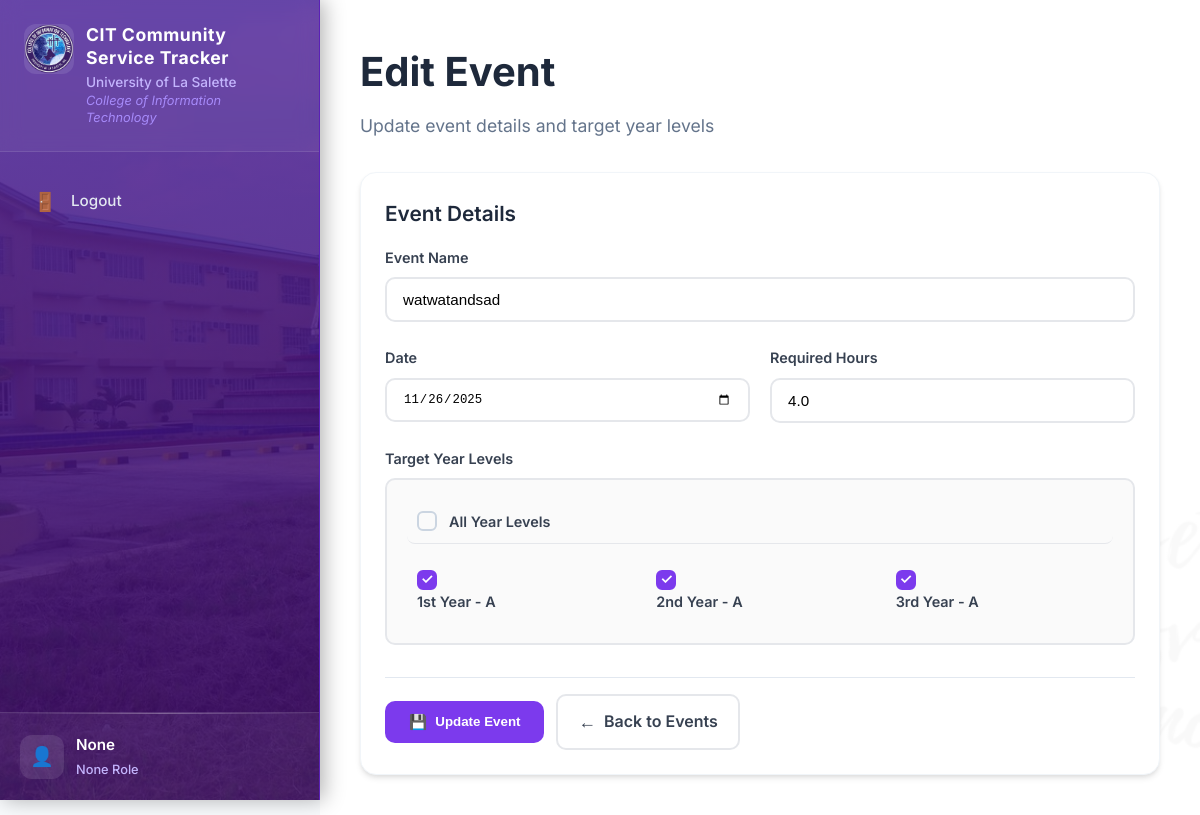
The page /events/edit/1 on the database as committed earlier.
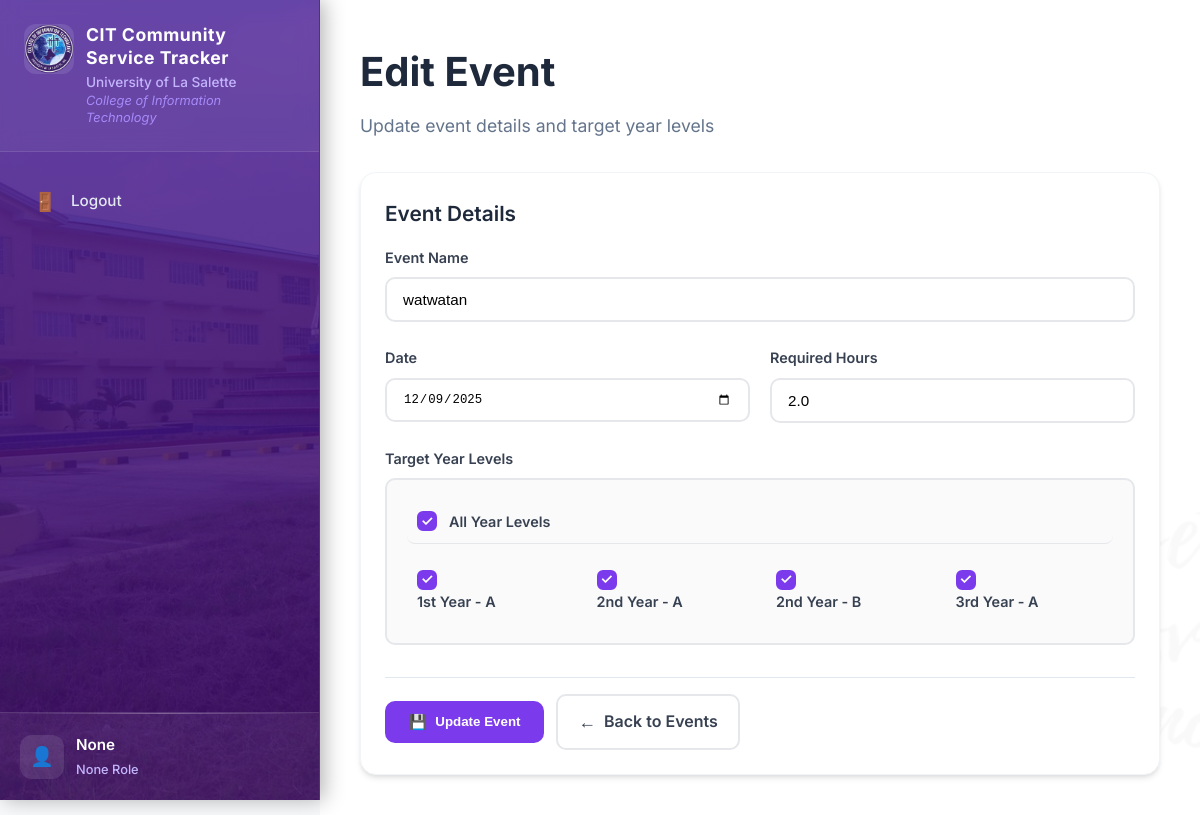
The same page on the database as committed later.
### models.py (models this page shows, shortened)
class Event(db.Model):
    id = db.Column(db.Integer, primary_key=True)
    name = db.Column(db.String(255), nullable=False)
    date = db.Column(db.Date, nullable=False)
    required_hours = db.Column(db.Float, default=2.0, nullable=False)
    target_years = db.Column(db.String(255), nullable=False)   # CSV of YearLevel IDs or "all"
    semester_id = db.Column(db.Integer, db.ForeignKey("semester.id"), nullable=True)
    semester = db.relationship("Semester", backref="events")
    created_at = db.Column(db.DateTime, default=datetime.utcnow)
    attendance = db.relationship("EventAttendance", backref="event", cascade="all, delete-orphan")

class YearLevel(db.Model):
    id = db.Column(db.Integer, primary_key=True)
    academic_year_id = db.Column(db.Integer, db.ForeignKey("academic_year.id"), nullable=False)
    level = db.Column(db.Integer, nullable=False)         # 1-4
    section = db.Column(db.String(5), nullable=False)
    created_at = db.Column(db.DateTime, default=datetime.utcnow)
    students = db.relationship("Student", backref="year_level", cascade="all, delete-orphan")
    __table_args__ = (
        db.UniqueConstraint("academic_year_id", "level", "section", name="uq_year_level_section"),
    )

### routes.py (the view, shortened to what this page needs)
@app.route("/events/edit/<int:event_id>", methods=["GET", "POST"])
def edit_event(event_id):
    event = Event.query.get_or_404(event_id)
    year_levels = YearLevel.query.order_by(YearLevel.level, YearLevel.section).all()
    academic_years = AcademicYear.query.order_by(AcademicYear.year.desc()).all()
    return render_template(
        "edit_event.html",
        event=event,
        year_levels=year_levels,
        academic_years=academic_years
    )

### templates/edit_event.html (shortened to what this page needs)
{% extends "base.html" %}
{% block content %}
<link rel="stylesheet" href="{{ url_for('static', filename='css/edit_event.css') }}">
<div class="dashboard-header">
    <h1>Edit Event</h1>
    <p class="subtitle">Update event details and target year levels</p>
</div>
<div class="content-card">
    <div class="card-header">
        <h3>Event Details</h3>
    </div>
    <div class="card-content">
        <form method="post" action="{{ url_for('edit_event', event_id=event.id) }}" class="event-form">
            <div class="form-group">
                <label>Event Name</label>
                <input type="text" name="name" value="{{ event.name }}" required placeholder="Enter event name">
            </div>
            <div class="form-row">
                <div class="form-group">
                    <label>Date</label>
                    <input type="date" name="date" value="{{ event.date }}" required>
                </div>
                <div class="form-group">
                    <label>Required Hours</label>
                    <input type="number" step="0.1" name="required_hours" value="{{ event.required_hours }}" required min="0.1">
                </div>
            </div>
            <div class="form-group">
                <label>Target Year Levels</label>
                <div class="checkbox-group" id="yearLevelContainer">
                    <label class="checkbox-label all-checkbox">
                        <span class="checkmark"></span>
                        All Year Levels
                    </label>
                    <div class="year-level-grid" id="yearLevelGrid">
                        {% for yl in year_levels %}
                        <label class="checkbox-label" data-academic-year="{{ yl.academic_year_id }}">
                            <span class="checkmark"></span>
                            {{ yl.level }}{% if yl.level==1 %}st{% elif yl.level==2 %}nd{% elif yl.level==3 %}rd{% else %}th{% endif %} Year - {{ yl.section }}
                        </label>
                        {% endfor %}
                    </div>
                </div>
            </div>
            <div class="form-actions">
                <button type="submit" class="btn-primary">
                    <span class="btn-icon">💾</span>
                    Update Event
                </button>
                <a href="{{ url_for('events') }}" class="btn-secondary">
                    <span class="btn-icon">←</span>
                    Back to Events
                </a>
            </div>
        </form>
    </div>
</div>
{% endblock %}

Rows that differ between the two databases and show on the page:
changed Event: name "watwatandsad" → "watwatan"; date "11/26/2025" → "12/09/2025"; required_hours "4.0" → "2.0"
added YearLevel: level "2", shows "nd", section "B"
